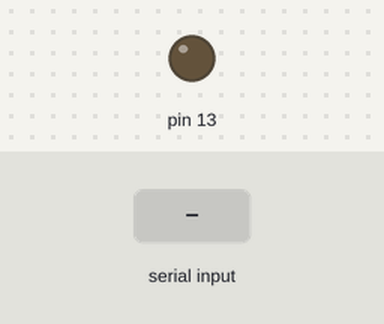
Simulated run of this sketch. Board: Arduino Uno, built with avr-gcc and run on an emulated ATmega328P. On the bench: output pins drawn as LEDs (lit = HIGH). Inputs (shaded band) come from the test bench. What the sketch prints to the serial monitor is not drawn.

Above: at 1.2 s.
1.3 s: "s" received over Serial
At 2.1 s:
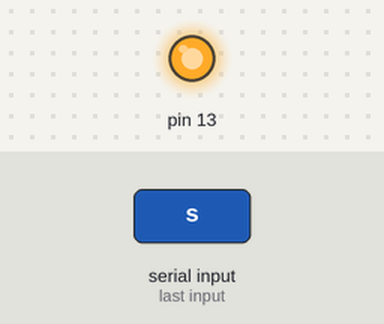
Timing chart, 0 to 4.8 s (numbered marks = the images above; inputs shaded):
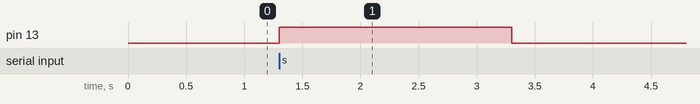

The sketch:

Serial_Read.ino
```cpp
void setup() {

    pinMode(13,OUTPUT);
    digitalWrite(13,LOW);
    Serial.begin(57600);


}

void loop() {


  if(Serial.available()>0)
  {
    if(Serial.read() == 's')
    {
      digitalWrite(13,HIGH);
      delay(2000);
      }
    }

    else
    {
      digitalWrite(13,LOW);
      }

Serial.print("ABC");


}
```

Measured:
- after the input at 1.3 s, pin 13: LOW → HIGH at once, → LOW 2.0 s later
